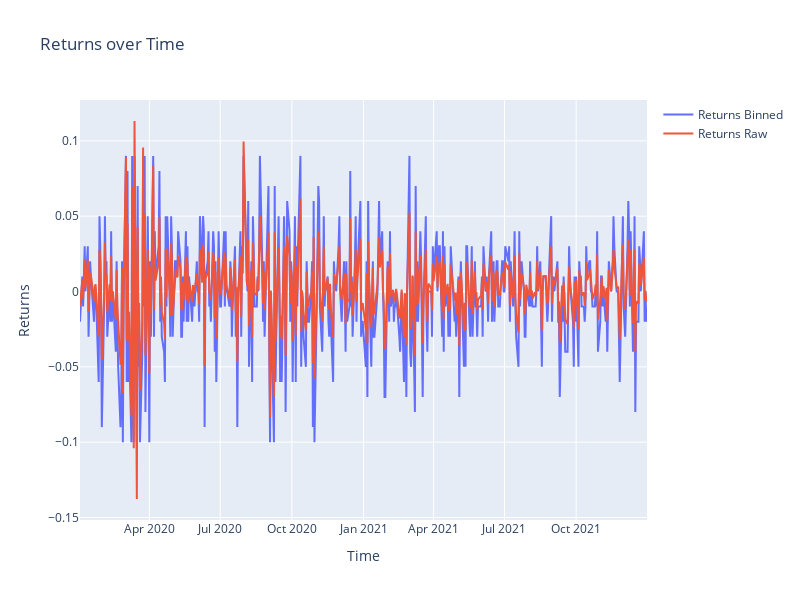

Source (notebook cell):
### Code cell
import plotly.graph_objs as go
import pandas as pd

fig = go.Figure()
df = returns_train.copy()
fig.add_trace(go.Scatter(x=df.index, y=df['binned_returns'].cat.codes/100-0.1, name='Returns Binned'))
fig.add_trace(go.Scatter(x=df.index, y=df['aapl'], name='Returns Raw'))

fig.update_layout(title='Returns over Time',
                  xaxis_title='Time',
                  yaxis_title='Returns',
                  width=800,
                  height=600)

fig

### Figure 1 — Plotly figure (JSON) as saved in the notebook; plotly's stock layout.template omitted (floating-point values rounded to 4 significant figures; data arrays with more than 128 entries replaced by an {"elided": "..."} marker saying what was removed)
{"data": [{"name": "Returns Binned", "type": "scatter", "x": {"elided": "504 str values"}, "y": {"elided": "504 float values"}}, {"name": "Returns Raw", "type": "scatter", "x": {"elided": "504 str values"}, "y": {"elided": "504 float values"}}], "layout": {"height": 600, "title": {"text": "Returns over Time"}, "width": 800, "xaxis": {"title": {"text": "Time"}}, "yaxis": {"title": {"text": "Returns"}}}}
